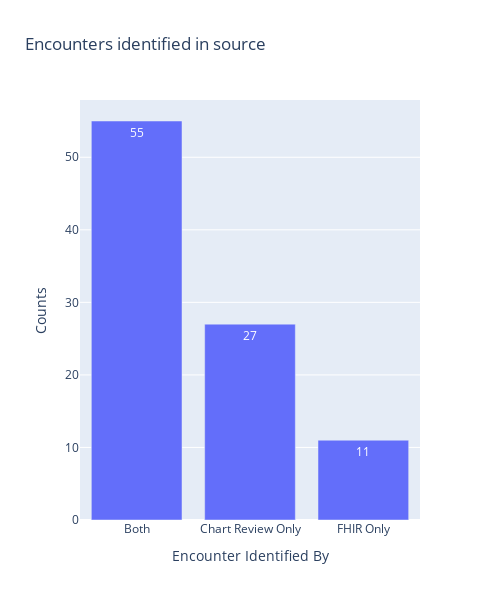

Notebook code cell kept with this figure:
### Code cell
f = fhir_enc_cr.drop_duplicates(subset=['user_id', 'start_d'])
c = cr_enc.drop_duplicates(subset=['user_id', 'admit_date_d'])
m = f.merge(c, left_on=['user_id', 'start_d'], right_on=['user_id', 'admit_date_d'], how='outer', indicator=True)
m['_merge'].value_counts(dropna=False)
counts = m['_merge'].value_counts(dropna=False).reset_index(name="Counts")
counts = counts.rename(columns={'index': 'Encounter Identified By'})
counts['Encounter Identified By'] = counts['Encounter Identified By'].replace({'left_only': 'FHIR Only', 'both': 'Both', 'right_only': 'Chart Review Only'})
fig = px.bar(counts, x="Encounter Identified By", y='Counts', text='Counts', title="Encounters identified in source")
fig.update_layout(height=600, width=500)
fig.show()

### Figure 1 — Plotly figure (JSON) as saved in the notebook; plotly's stock layout.template omitted (floating-point values rounded to 4 significant figures)
{"data": [{"alignmentgroup": "True", "hovertemplate": "Encounter Identified By=%{x}<br>Counts=%{text}<extra></extra>", "legendgroup": "", "marker": {"color": "#636efa", "pattern": {"shape": ""}}, "name": "", "offsetgroup": "", "orientation": "v", "showlegend": false, "text": [55, 27, 11], "textposition": "auto", "type": "bar", "x": ["Both", "Chart Review Only", "FHIR Only"], "xaxis": "x", "y": [55, 27, 11], "yaxis": "y"}], "layout": {"barmode": "relative", "height": 600, "legend": {"tracegroupgap": 0}, "title": {"text": "Encounters identified in source"}, "width": 500, "xaxis": {"anchor": "y", "domain": [0, 1], "title": {"text": "Encounter Identified By"}}, "yaxis": {"anchor": "x", "domain": [0, 1], "title": {"text": "Counts"}}}}
